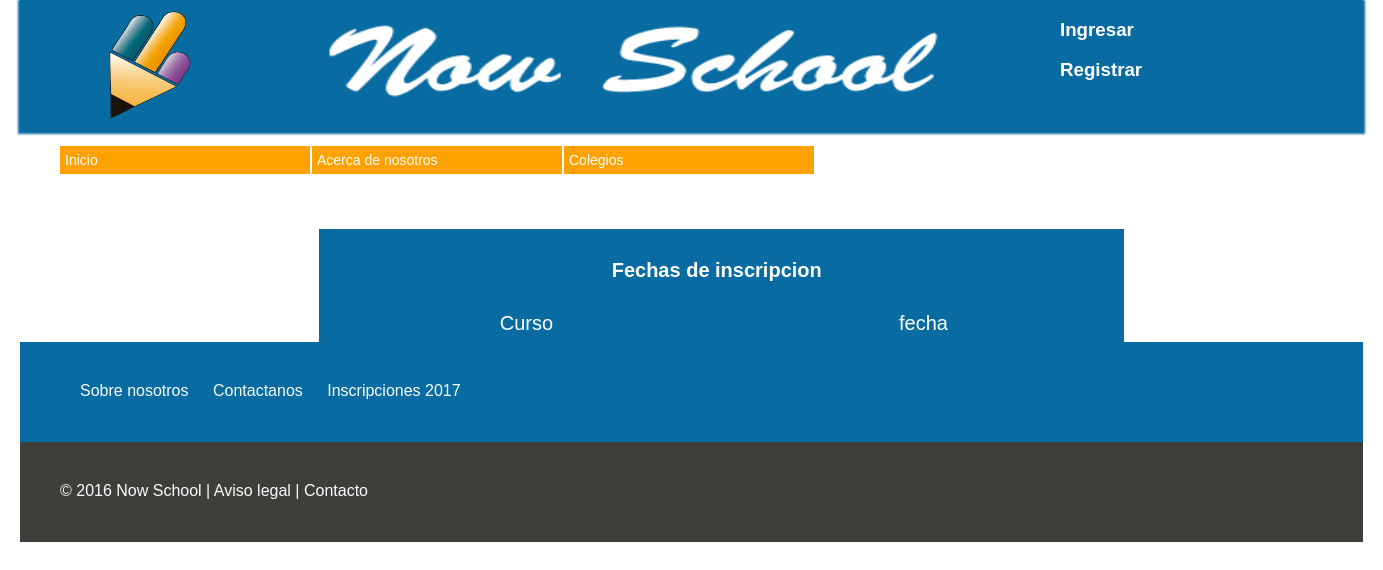
/ver_grado.php, run on an earlier commit of the app's database.
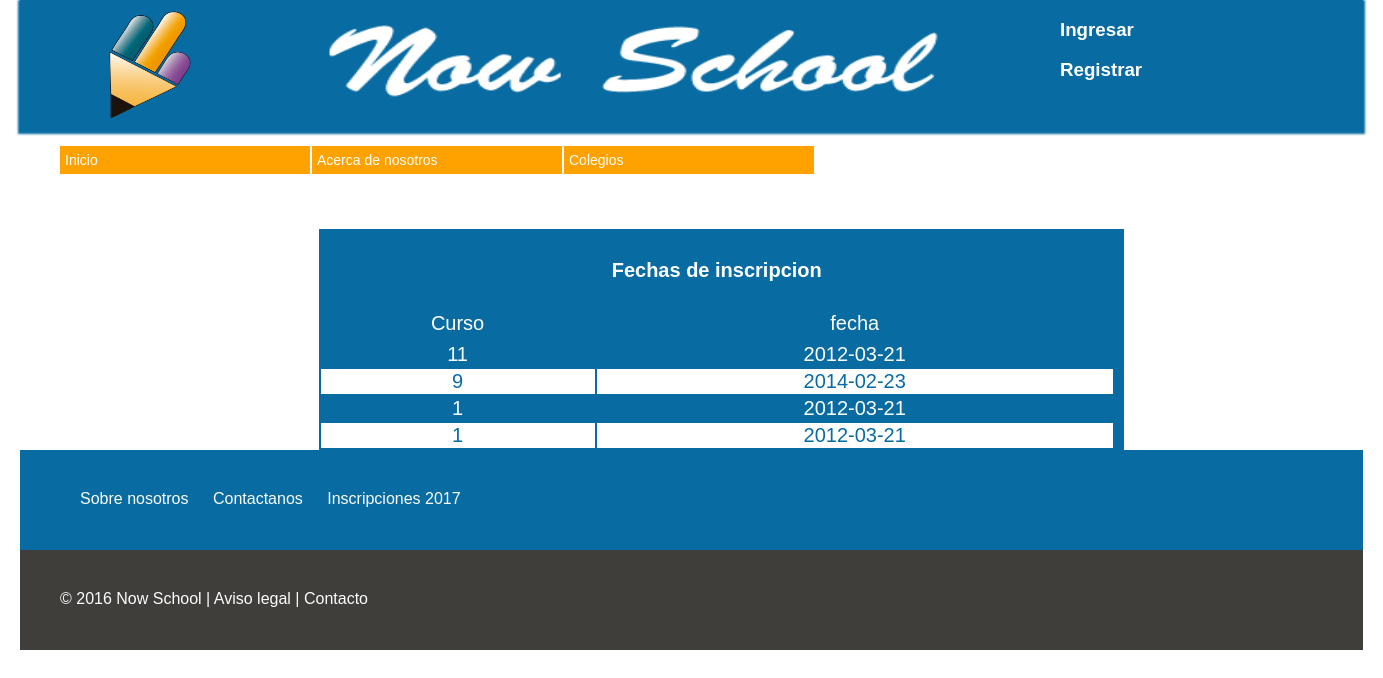
And on a later commit of the database.
### tables this page shows
CREATE TABLE `grados` (
  `id_grado` int(11) NOT NULL AUTO_INCREMENT,
  `curso` int(10) DEFAULT NULL,
  `año` int(10) DEFAULT NULL,
  `posicion` int(4) DEFAULT NULL,
  `fecha_de_inscripcion` date DEFAULT NULL,
  `fecha_limite_inscripcion` date DEFAULT NULL,
  PRIMARY KEY (`id_grado`)
);

### database/utilidades_sql.php (called while the page is built, shortened)
<?php
$MySqli = new MySqli (DB_HOST,DB_USER,DB_PASSWORD,DB_DATABASE);
mysqli_set_charset($MySqli, 'utf8');
function get_grado ()
{
	global $MySqli;
	$sql = "SELECT * FROM grados ORDER BY curso DESC";
	return $MySqli -> query($sql);
}
 ?>

### ver_grado.php (the view)
<?php
include_once ('php/header.inc');
?>
<?php
include_once('database/utilidades_sql.php');
$result = get_grado();
?>
<div id="contenedor_vista_grado">
 <div class="vista_grado"><br>
	    <table class="formatabla">
	    <tr><td colspan="2">
	    <h4>Fechas de inscripcion</h4><td></tr>
	    <tr><td>Curso</td><td>fecha</td></tr>
	    <tr><td></td></tr>
<?php
$j=1;
while ($datos_grado = $result -> fetch_assoc()) {
	if ($j%2==0){
	        echo "<tr class='formatablatr0'><td>".$datos_grado ['curso']."</td><td>".$datos_grado ['fecha_de_inscripcion']."</td></tr>";
	 }else{
	 		echo "<tr class='formatablatr1'><td>".$datos_grado ['curso']."</td><td>".$datos_grado ['fecha_de_inscripcion']."</td></tr>";
	 }
 	$j++;
 } ?>
</table>
    </div>
</div>
<?php
include_once ('php/footer.inc');
?>

### php/header.inc (shortened to what this page needs)
<!DOCTYPE html>
<html>
<head>
	<link rel="stylesheet" type="text/css" href="css/estilo.css">
	<link rel="stylesheet" type="text/css" href="css/carrusel.css">
</head>
<body>
	<header>
		<div class ="FI" id="logo"></div>
		<div class ="FC" id="titulo"></div>
		<div class ="FD" id="login">
			<?php
				if(isset ($_SESSION['email'])){
				echo "<a href='php/logout.php'><h3>Cerrar Sesion</h3></a>";
				echo "<a href='formulariocambiocontrasena.php'><h3>Cambiar de Contraseña</h3></a>";
			?>
		</div>
	</header>
			<div class="aside">
				<nav>
					<?php
					if($_SESSION['rol']=='admin'){
							include_once ('madmin.inc');
						}elseif($_SESSION['rol']=='colegio'){
								include_once ('mcolegio.inc');
						}elseif($_SESSION['rol']=='cliente') {
							 include_once ('mcliente.inc');
						}
					}else{
						 echo "<a href='formulariologin.php'><h3>Ingresar</h3></a>";
						 echo "<a href='formularioregistro.php'><h3>Registrar</h3></a>";
						 echo"</div> </header> <nav>";
						 include_once ('msinlogin.inc');
					}
					?>
					<div id="principal">

### php/msinlogin.inc (shortened to what this page needs)
<ul>
<li><a href="index.php">Inicio</a></li>
	<li><a>Acerca de nosotros</a>
	</li>
	<li><a>Colegios</a>
	</li>
</ul>
</nav>

### php/footer.inc
			<aside>
				<div class="aside">
					<div class="aside2">
						<a href="#">Sobre nosotros </a>
						<a href="formulariocontactenos.php">Contactanos </a>
						<a href="#">Inscripciones 2017</a>
					</div>
				</div>
			</aside>
			<footer>
            	<div class="menufooter">
			 	© 2016 Now School | Aviso legal | Contacto
				</div>
			</footer>
	</body>
</html>

### css/estilo.css (style rules this page uses)
a { text-decoration: none; color: white; font-family: arial; }
aside { margin-top: 20px; width: 100%; clear: both; height: 100px; background-color:#086CA2; }
body { margin: auto; width: 1343px; font-family: helvetica; }
header { width: 100%; height: 130px; box-shadow: 0px 2px 2px 2px #086CA2; -moz-box-shadow: 0px 2px 2px 2px #086CA2; -webkit-box-shadow: 0px 2px 2px 2px #086CA2; background-color: #086CA2; }
ul li { padding: 5px; background-color:#FFA200; list-style: none; margin-right: 2px; }
li a { color: white; font-size: 14px; }
nav { width: 100%; height: 50px; }
nav > ul > li { list-style: none; display: block; float: left; width: 240px; text-align: left; }
footer { width: 100%; height: 100px; background-color: #403e3b; }
.aside { float:left; align-self: center; width: 100% }
.aside2 { padding: 40px; }
.aside a { color:#FBFCFC ; margin-left:20px ; }
.FI { float: left; }
.FD { float: right; }
.formatabla { width: 60%; background-color:#086CA2; color:white; margin: auto; }
.formatablatr1 { color: white; background-color:#086CA2; }
.formatablatr0 { color: #086CA2; background-color: white; text-align: center; }
.menufooter { padding: 40px; color:#FBFCFC ; }
.vista_grado { width: 100%; color:black; text-align: center; float: left; }
#contenedor_vista_grado { margin-top: 10px; width: 100%; color: black; font-size: 20px; padding-left: 30px; float: left; }
#login { width: 240px; height: 130px; float: left; }
#logo { width: 100px; height: 100%; margin: 10px 0 0 80px; background-image: url('../img/logo.png'); background-size: 120px 140px; background-repeat: no-repeat; background-position: center; }
#principal { width: 100%; background-repeat: no-repeat; background-size:cover; margin: auto; }
#titulo { width: 860px; height: 100%; background-image: url('../img/titulo.png'); background-size: 700px 130px; background-repeat: no-repeat; background-position: center; float: left; }

What changed in the data, as far as the page shows it:
added grados: curso "11", fecha_de_inscripcion "2012-03-21"
added grados: curso "9", fecha_de_inscripcion "2014-02-23"
added grados: curso "1", fecha_de_inscripcion "2012-03-21"
added grados: curso "1", fecha_de_inscripcion "2012-03-21"
